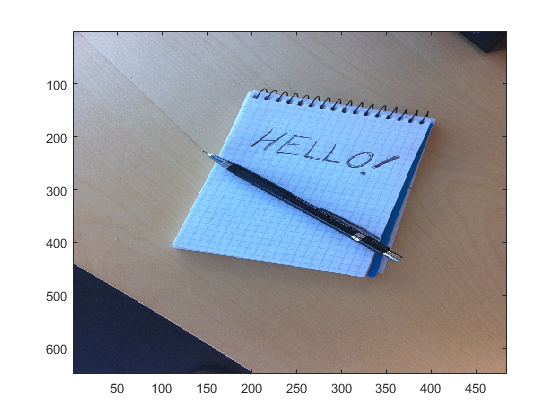
%> input picture gssc/convolucao/hello.png, 560 x 420 px
$ octave main.m   (GNU Octave 9; MATLAB toolbox functions it lacks are replaced by stand-ins)
%> lines starting %> are read from the running program, lines starting %| are printed output that depends on the picture
### gssc/convolucao/edges.m
% function [edge_all, gray, edge_im_vert, edge_im_horiz] = edges(im)
function edge_all = edges(gray_im)

	x = [1, 2, 1; 0,0,0; -1, -2, -1];

	edge_im_vert = conv2(gray_im, x, 'same');
	edge_im_horiz = conv2(gray_im, x', 'same');

	edge_all = sqrt(edge_im_horiz.^2 + edge_im_vert.^2);

end

### gssc/convolucao/sig.m
%% functionname: function description
function y = sig(x, a, c)
% function y = sig(x)

	y = 1./(1+exp(-a.*(x-c)));

	% y = y*cem;
end

### gssc/convolucao/sigf.m
%% functionname: function description
function y = sigf(x)

	y = 100*sig(x, 100, 70);

end

### gssc/convolucao/blur.m
%% functionname: function description
function y = blur(x)

	filtro = [
				1,1,1,1,1;
				1,4,4,4,1;
				1,4,50,4,1;
				1,4,4,4,1;
				1,1,1,1,1
			];

	filtro = filtro/sum(sum(filtro));

	y = conv2(x, filtro, 'same');

end

### gssc/convolucao/main.m
% main script

%%% Read the image from file
 im = imread('hello.png');
%> im is the input picture: size 420x560x3 uint8; mean R, G, B 175.1, 178.5, 185.6
% [4 lines of commented-out code are left out]
image(im);

%%% Put image to gray scale
% gray = (0.2989 * double(im(:,:,1)) + 0.5870 * double(im(:,:,2)) + 0.1140 * double(im(:,:,3)))/255;
gray = rgb2gray(im);
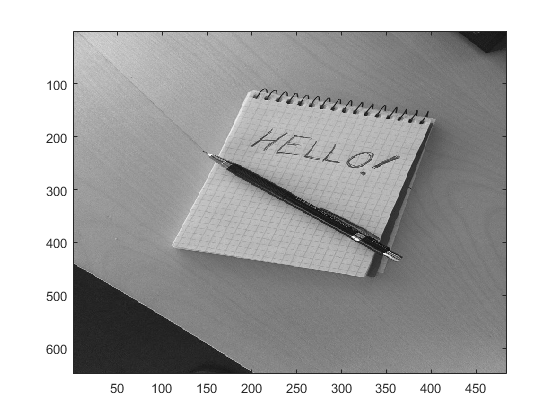
%> gray: size 420x560 uint8; min 7, max 255, mean 178.3
% image(gray);

%%% Find the edges
edg = edges(gray);
%> in edges, `edge_im_vert = conv2(gray_im, x, 'same');`:
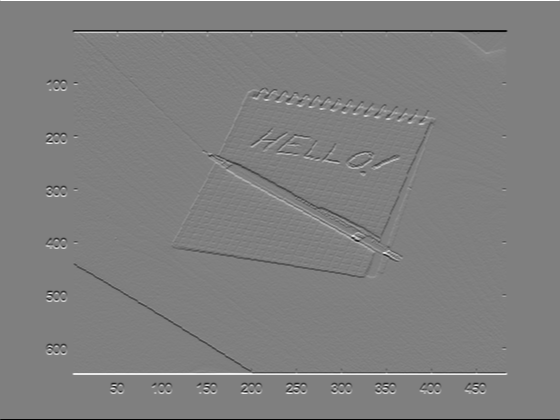
%> edge_im_vert: size 420x560 double; min -1020, max 1020, mean 0; drawn with min black and max white
%> in edges, `edge_im_horiz = conv2(gray_im, x', 'same');`:
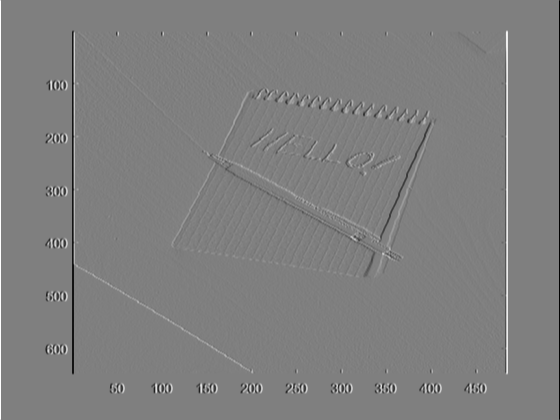
%> edge_im_horiz: size 420x560 double; min -1020, max 1020, mean 0; mean of the top-left, top-right, bottom-left and bottom-right quarters 1.2, -1.2, 1.1, -1.1; drawn with min black and max white
%> in edges, `edge_all = sqrt(edge_im_horiz.^2 + edge_im_vert.^2);`:
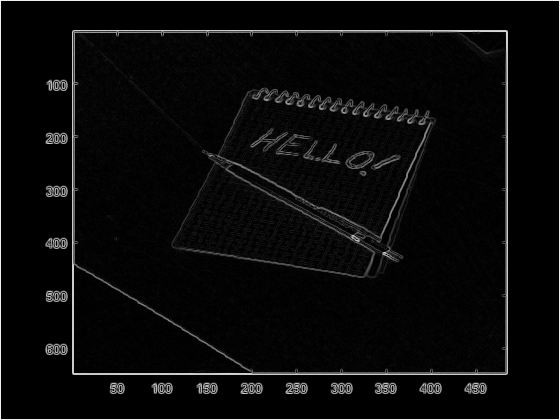
%> edge_all: size 420x560 double; min 0, max 1081.9, mean 46.5; drawn with min black and max white
% figure();
% image(edg);

%%% Clean the noise
edg = sigf(edg);
% figure();
% image(edg);

%%% Clear the weak edges
blurred = blur(edg);
figure();
image(sigf(blurred));
%> call 2 of sig, with a = 100, c = 70
%> in sig (call 2), `y = 1./(1+exp(-a.*(x-c)));`:
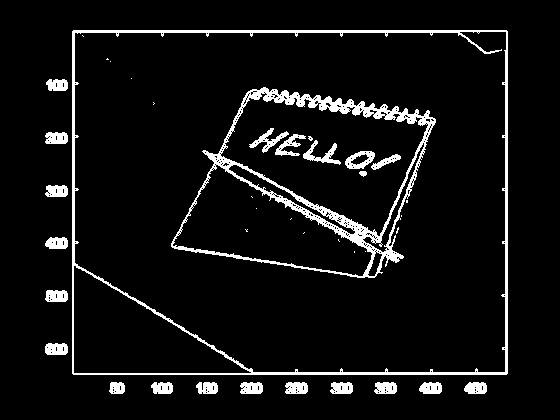
%> y: size 420x560 double; min 0, max 1, mean 0.0678
%> in sigf (call 2), `y = 100*sig(x, 100, 70);`:
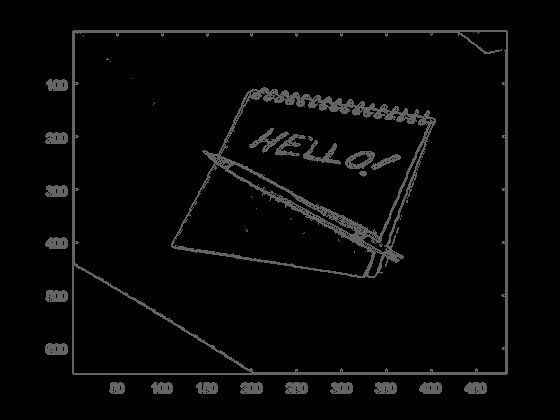
%> y: size 420x560 double; min 0, max 100, mean 6.8
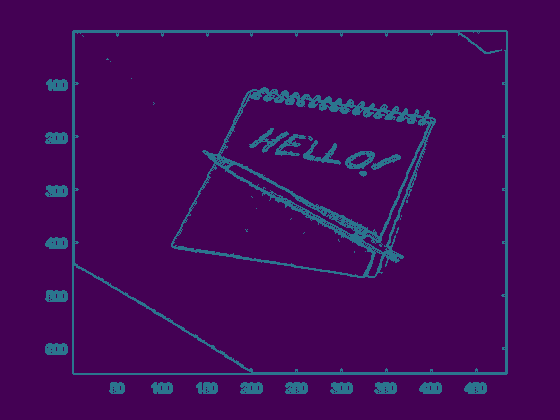
%> displayed picture: size 420x560x3, on the screen's scale of 0 to 255; mean R, G, B 66.3, 8.9, 87.9

$ run again, with gssc/convolucao/fruits.png copied over gssc/convolucao/hello.png
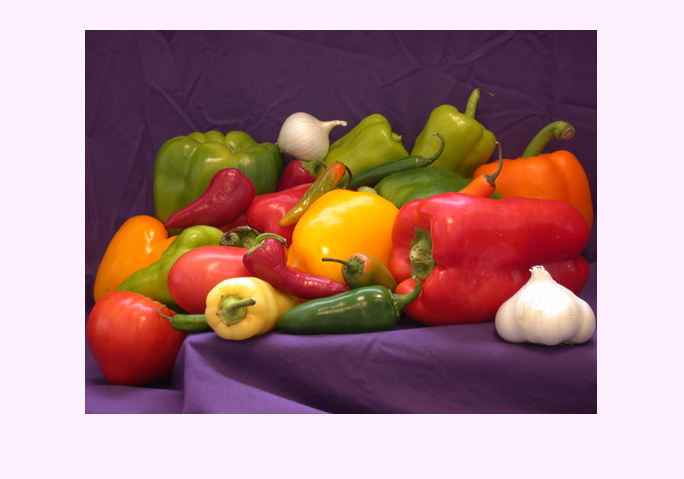
%> input picture gssc/convolucao/fruits.png, 684 x 479 px
%> im is the input picture: size 479x684x3 uint8; mean R, G, B 174.5, 135.8, 136.6
%> in sigf (call 2), `y = 100*sig(x, 100, 70);`:
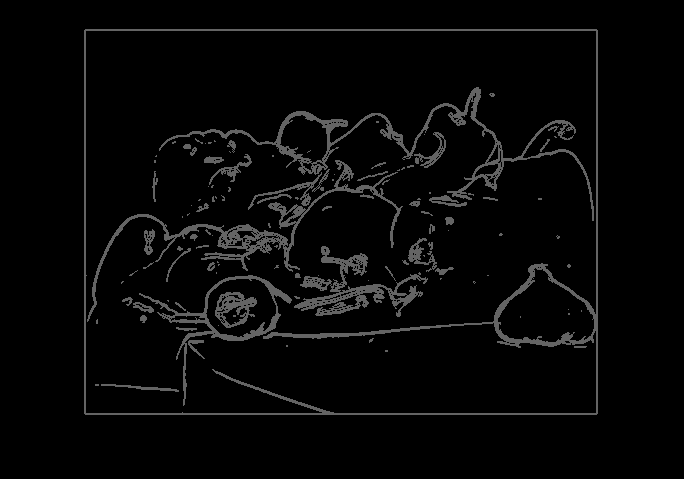
%> y: size 479x684 double; min 0, max 100, mean 6.8
%> `image(sigf(blurred));`:
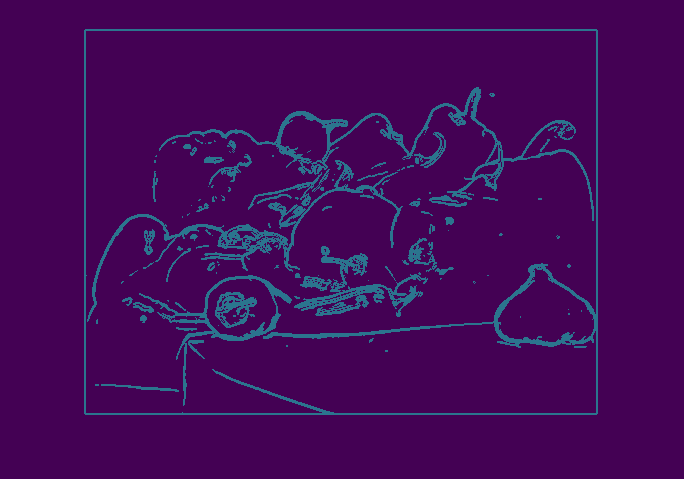
%> displayed picture: size 479x684x3, on the screen's scale of 0 to 255; mean R, G, B 66.3, 8.9, 88

$ run again, with gssc/convolucao/placas2.jpg saved as gssc/convolucao/hello.png
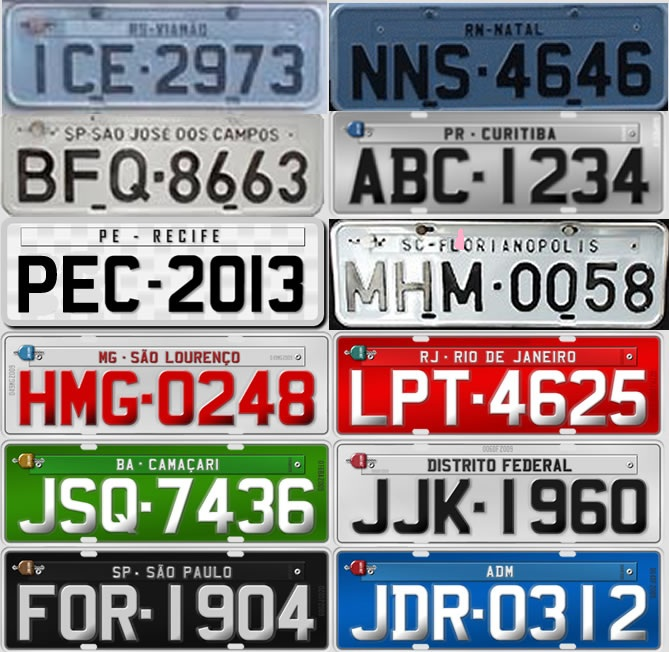
%> input picture gssc/convolucao/placas2.jpg, 669 x 652 px
%> im is the input picture: size 652x669x3 uint8; mean R, G, B 139.6, 137.2, 139
%> `image(sigf(blurred));`:
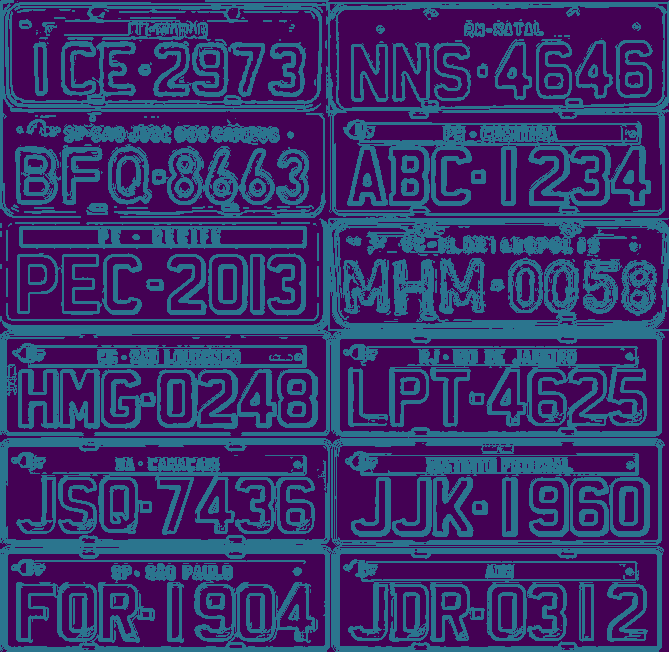
%> displayed picture: size 652x669x3, on the screen's scale of 0 to 255; mean R, G, B 57.5, 49.9, 108.4
